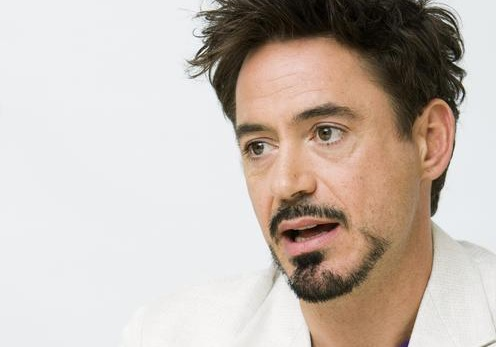
#> input picture 1.jpg, 496 x 347 px
$ python pictureKnow.py
#> lines starting #> are read from the running program, lines starting #| are printed output that depends on the picture; after the words box and inside, x2 and y2 are one past the last pixel; in counts of white or black regions, pixels touching at a corner belong together
import cv2
import os
import numpy
root_path="./gtx/"
face_detector = cv2.CascadeClassifier('haarcascade_frontalface_default.xml')
im=cv2.imread('1.jpg')
#> im is the input picture: shape (347, 496, 3); mean B, G, R 179, 187.2, 198.6

# cv2.rectangle(im, (0, 0), (200, 200), (255, 255, 0), 2)


grey = cv2.cvtColor(im, cv2.COLOR_BGR2GRAY)
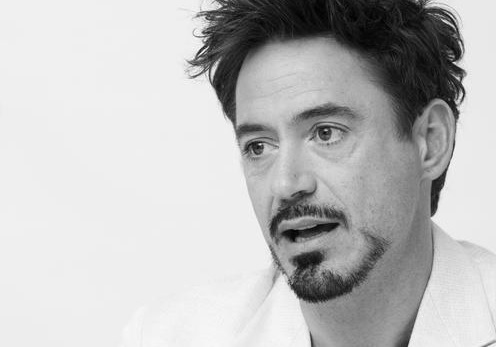
#> grey: shape (347, 496); min 0, max 254, mean 189.7
cv2.imwrite('grey.jpg',grey)
faces = face_detector.detectMultiScale(grey)
#> faces = [[183, 41, 233, 233]]
for x,y,w,h in faces:
    cv2.rectangle(grey,(x,y),(x+w,y+h),(255,255,0),2)
#> this loop made 1 pass
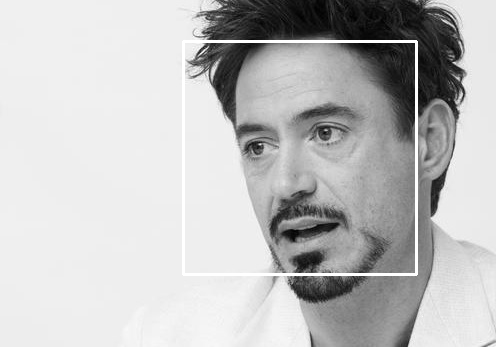
#> grey: shape (347, 496); 1.62% of pixels changed, all inside (x1, y1, x2, y2) = (182, 40, 418, 276)
cv2.imshow('grey',grey)
cv2.waitKey(0)
cv2.destroyAllWindows()
